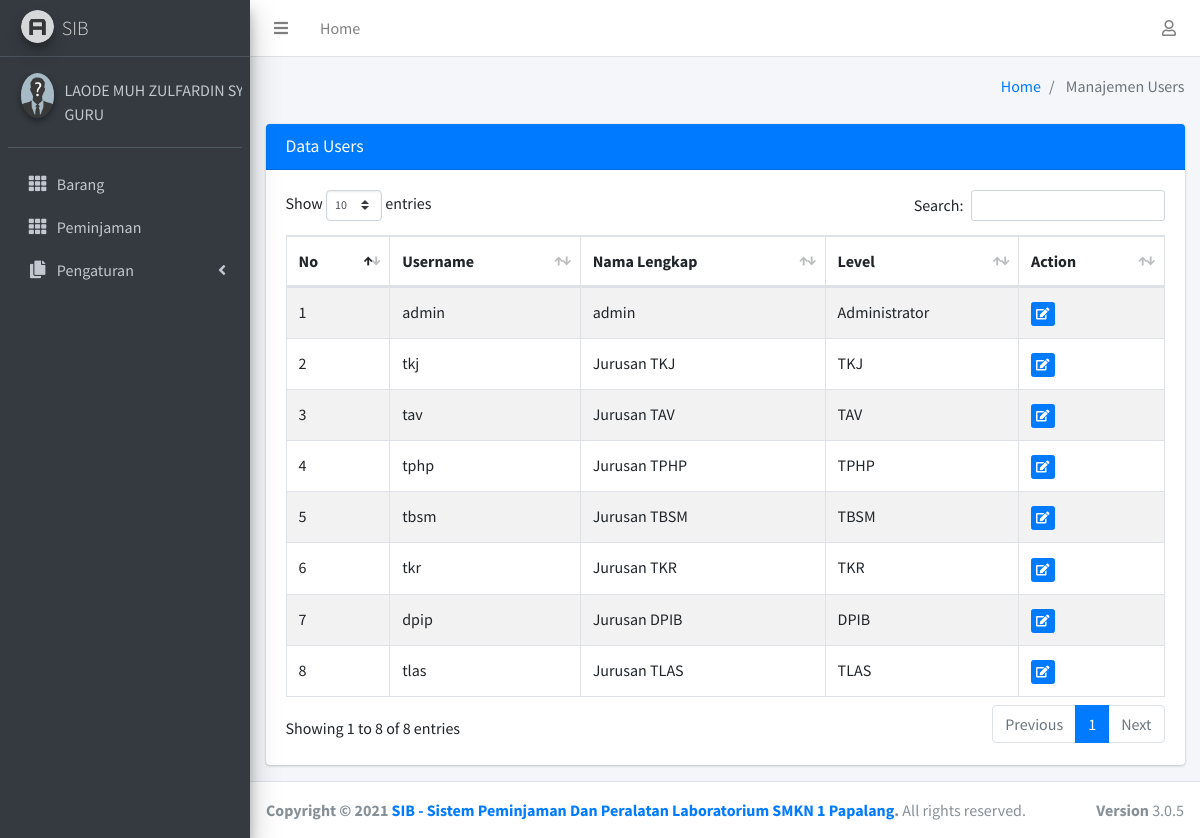
Page /dashboard/users (signed in) on the committed database.
### tables this page shows
CREATE TABLE `user` (
  `user_id` int(20) NOT NULL,
  `username` varchar(100) NOT NULL,
  `password` varchar(100) NOT NULL,
  `nama_lengkap` varchar(100) NOT NULL,
  `level` enum('Administrator','Sapras','TKJ','TAV','TPHP','TBSM','TKR','TLAS','DPIB','GURU') NOT NULL,
  `gambar` varchar(100) NOT NULL
);

### dashboard/users.php (the view, shortened to what this page needs)
<?php
include "global_header.php";
$query = $koneksi->query("SELECT * FROM user");
?>
<div class="content">
    <div class="container-fluid">
        <div class="row">
            <div class="col-lg-12">
                <div class="card card-primary">
                    <div class="card-header">
                        <h3 class="card-title">Data Users</h3>
                    </div>
                    <div class="card-body">
                        <table id="example1" class="table table-bordered table-striped">
                            <thead>
                                <tr>
                                    <th>No</th>
                                    <th>Username</th>
                                    <th>Nama Lengkap</th>
                                    <th>Level</th>
                                    <th>Action</th>
                                </tr>
                            </thead>
                            <tbody>
                                <?php
                        $nomor_urut = 1;
                        foreach ($query as $data) : ?>
                                <tr>
                                    <td><?= $nomor_urut; ?></td>
                                    <td><?= $data['username']; ?></td>
                                    <td><?= $data['nama_lengkap']; ?></td>
                                    <td><?= $data['level']; ?></td>
                                    <td>
                                        <a href="updateuser?id=<?= $data['user_id'];?>"
                                            class="btn btn-primary btn-xs"><i class="fa fa-edit"></i></a>
                                    </td>
                                </tr>
                                <?php $nomor_urut++; endforeach; ?>
                            </tbody>
                        </table>
                    </div>
                </div>
            </div>
        </div>
    </div>
</div>
</div>
<?php include "global_footer.php"; ?>

### rows in the picture
user: username "admin", nama_lengkap "admin", level "Administrator"
user: username "tkj", nama_lengkap "Jurusan TKJ", level "TKJ"
user: username "tav", nama_lengkap "Jurusan TAV", level "TAV"
user: username "tphp", nama_lengkap "Jurusan TPHP", level "TPHP"
user: username "tbsm", nama_lengkap "Jurusan TBSM", level "TBSM"
user: username "tkr", nama_lengkap "Jurusan TKR", level "TKR"
user: username "dpip", nama_lengkap "Jurusan DPIB", level "DPIB"
user: username "tlas", nama_lengkap "Jurusan TLAS", level "TLAS"

### other values in the picture
$_SESSION['nama_lengkap'] "LAODE MUH ZULFARDIN…"
$_SESSION['level'] "GURU"
$halaman "Manajemen Users"
